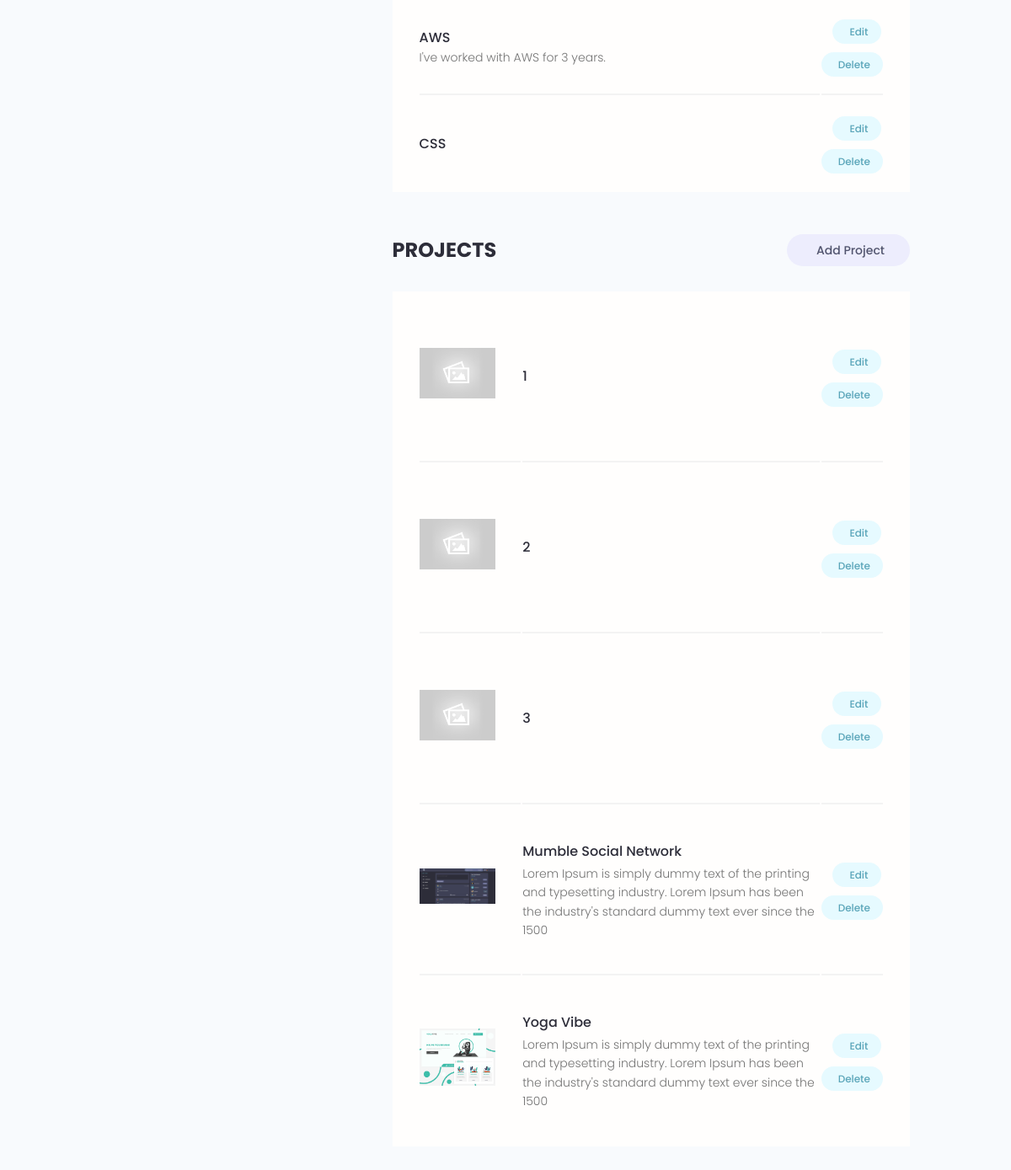
Page /account/ (signed in, lower part) on the earlier database version.
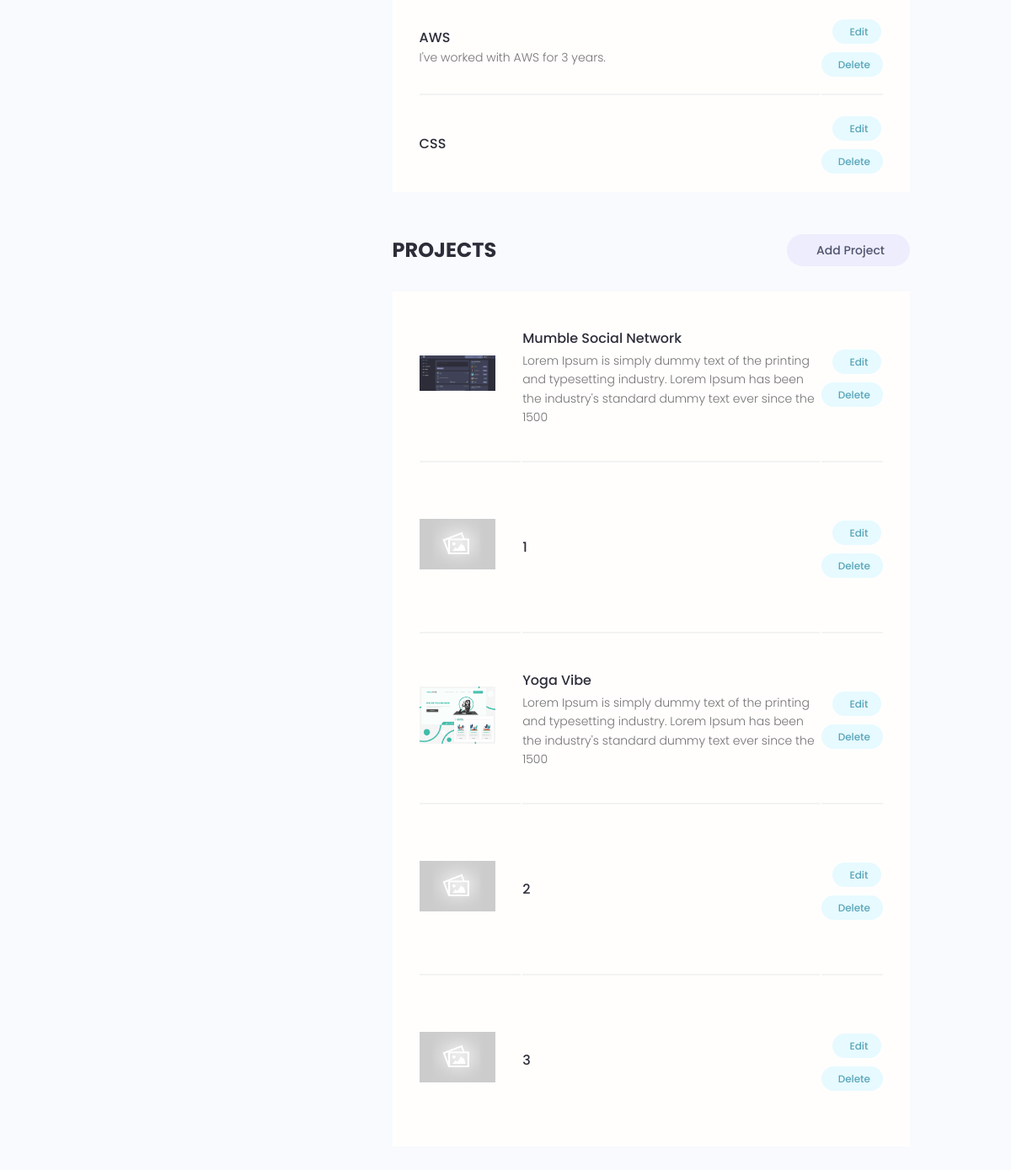
Same page on the later database version.
### users/models.py (models this page shows, shortened)
class Skill(models.Model):
    owner = models.ForeignKey(
        Profile, on_delete=models.CASCADE, null=True, blank=True)
    name = models.CharField(max_length=200, null=True, blank=True)
    description = models.TextField(null=True, blank=True)
    created = models.DateTimeField(auto_now_add=True)
    id = models.UUIDField(default=uuid.uuid4,
                            unique=True,
                            primary_key=True,
                            editable=False)

### projects/models.py (models this page shows, shortened)
class Project(models.Model):
    owner = models.ForeignKey(
        Profile, null=True, blank=True, on_delete=models.CASCADE)
    title = models.CharField(max_length=200)
    description = models.TextField(null=True, blank=True)
    featured_image = models.ImageField(null=True, blank=True, default="default.jpg")
    demo_link = models.CharField(max_length=2000, null=True, blank=True)
    source_link = models.CharField(max_length=2000, null=True, blank=True)
    tags = models.ManyToManyField('Tag', blank=True)
    vote_total = models.IntegerField(default=0, null=True, blank=True)
    vote_ratio = models.IntegerField(default=0, null=True, blank=True)
    created = models.DateTimeField(auto_now_add=True)
    id = models.UUIDField(default=uuid.uuid4,
                            unique=True,
                            primary_key=True,
                            editable=False)
    class Meta:
        ordering = ['-vote_ratio','-vote_total', 'title']
    @property
    def imageURL(self):
        try:
            url = self.featured_image.url
        except:
            url = ''
        return url

### users/views.py (the view)
# urls.py: path("account/", views.userAccount, name="account"),
@login_required(login_url='login')
def userAccount(request):
    profile = request.user.profile
    skills = profile.skill_set.all()
    projects = profile.project_set.all()
    context = {'profile': profile, 'skills':skills, 'projects':projects}
    return render(request, 'users/account.html', context)

### users/models.py (called while the page is built)
    @property
    def imageURL(self):
        try:
            url = self.profile_image.url
        except:
            url = ''
        return url

### users/templates/users/account.html (shortened to what this page needs)
{% extends 'main.html' %}
{% block content %}
  <main class="settingsPage profile my-md">
    <div class="container">
      <div class="layout">
        <div class="column column--1of3">
        </div>
        <div class="column column--2of3">
          <table class="settings__table">
            {% for skill in skills %}
            <tr>
              <td class="settings__tableInfo">
                <h4>{{skill.name}}</h4>
                <p>{{skill.description}}</p>
              </td>
              <td class="settings__tableActions">
                <a class="tag tag--pill tag--main settings__btn" href="{% url 'update-skill' skill.id %}"> Edit</a>
                <a class="tag tag--pill tag--main settings__btn" href="{% url 'delete-skill' skill.id %}?next=/account">
                  Delete</a>
              </td>
            </tr>
            {% endfor %}
          </table>
          <div class="settings">
            <h3 class="settings__title">Projects</h3>
            <a class="tag tag--pill tag--sub settings__btn tag--lg" href="{% url 'create-project' %}"> Add Project</a>
          </div>
          <table class="settings__table">
            {% for project in projects %}
            <tr>
              <td class="settings__thumbnail">
                <a href="{% url 'project' project.id %}"><img src="{{ project.imageURL }}" alt="Project Thumbnail" /></a>
              </td>
              <td class="settings__tableInfo">
                <a href="{% url 'project' project.id %}">{{project.title}}</a>
                <p>{{project.description|slice:"150"}}</p>
              </td>
              <td class="settings__tableActions">
                <a class="tag tag--pill tag--main settings__btn" href="{% url 'update-project' project.id %}"> Edit</a>
                <a class="tag tag--pill tag--main settings__btn" href="{% url 'delete-project' project.id %}?next=/account">
                  Delete</a>
              </td>
            </tr>
            {% endfor %}
          </table>
        </div>
      </div>
    </div>
  </main>
{% endblock %}

Differences in the rows shown:
changed Project "Mumble Social Network": moves up the list
changed Project "Yoga Vibe": moves up the list
